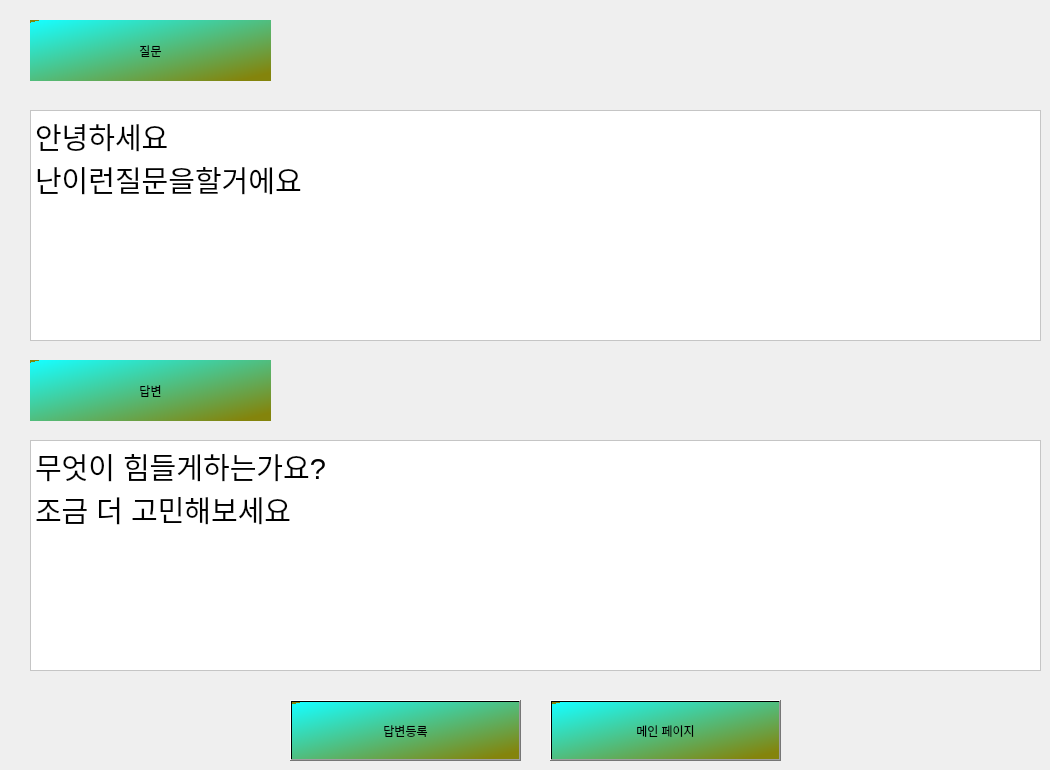
    <widget class="QWidget" name="tab_7">
     <attribute name="title">
      <string>답변</string>
     </attribute>
     <widget class="QLabel" name="label_18">
      <property name="geometry">
       <rect>
        <x>30</x>
        <y>20</y>
        <width>241</width>
        <height>61</height>
       </rect>
      </property>
      <property name="styleSheet">
       <string notr="true">background-color: qlineargradient(spread:repeat, x1:0.023, y1:0.0227273, x2:0.994318, y2:1, stop:0 rgba(23, 253, 253, 255), stop:0.931818 rgba(132, 132, 12, 255));
font: 25pt &quot;Cambria&quot;;</string>
      </property>
      <property name="text">
       <string>질문</string>
      </property>
      <property name="alignment">
       <set>Qt::AlignCenter</set>
      </property>
     </widget>
     <widget class="QTextEdit" name="textEdit">
      <property name="geometry">
       <rect>
        <x>30</x>
        <y>110</y>
        <width>1011</width>
        <height>231</height>
       </rect>
      </property>
      <property name="styleSheet">
       <string notr="true">background-color: rgb(255, 255, 255);
font: 25pt &quot;Cambria&quot;;</string>
      </property>
      <property name="html">
       <string>&lt;!DOCTYPE HTML PUBLIC &quot;-//W3C//DTD HTML 4.0//EN&quot; &quot;http://www.w3.org/TR/REC-html40/strict.dtd&quot;&gt;
&lt;html&gt;&lt;head&gt;&lt;meta name=&quot;qrichtext&quot; content=&quot;1&quot; /&gt;&lt;style type=&quot;text/css&quot;&gt;
p, li { white-space: pre-wrap; }
&lt;/style&gt;&lt;/head&gt;&lt;body style=&quot; font-family:'Cambria'; font-size:25pt; font-weight:400; font-style:normal;&quot;&gt;
&lt;p style=&quot; margin-top:0px; margin-bottom:0px; margin-left:0px; margin-right:0px; -qt-block-indent:0; text-indent:0px;&quot;&gt;&lt;span style=&quot; font-family:'Gulim'; font-size:22pt;&quot;&gt;안녕하세요&lt;/span&gt;&lt;/p&gt;
&lt;p style=&quot; margin-top:0px; margin-bottom:0px; margin-left:0px; margin-right:0px; -qt-block-indent:0; text-indent:0px;&quot;&gt;&lt;span style=&quot; font-family:'Gulim'; font-size:22pt;&quot;&gt;난이런질문을할거에요&lt;/span&gt;&lt;/p&gt;&lt;/body&gt;&lt;/html&gt;</string>
      </property>
     </widget>
     <widget class="QLabel" name="label_19">
      <property name="geometry">
       <rect>
        <x>30</x>
        <y>360</y>
        <width>241</width>
        <height>61</height>
       </rect>
      </property>
      <property name="styleSheet">
       <string notr="true">background-color: qlineargradient(spread:repeat, x1:0.023, y1:0.0227273, x2:0.994318, y2:1, stop:0 rgba(23, 253, 253, 255), stop:0.931818 rgba(132, 132, 12, 255));
font: 25pt &quot;Cambria&quot;;</string>
      </property>
      <property name="text">
       <string>답변</string>
      </property>
      <property name="alignment">
       <set>Qt::AlignCenter</set>
      </property>
     </widget>
     <widget class="QTextEdit" name="textEdit_2">
      <property name="geometry">
       <rect>
        <x>30</x>
        <y>440</y>
        <width>1011</width>
        <height>231</height>
       </rect>
      </property>
      <property name="styleSheet">
       <string notr="true">background-color: rgb(255, 255, 255);
font: 25pt &quot;Cambria&quot;;</string>
      </property>
      <property name="html">
       <string>&lt;!DOCTYPE HTML PUBLIC &quot;-//W3C//DTD HTML 4.0//EN&quot; &quot;http://www.w3.org/TR/REC-html40/strict.dtd&quot;&gt;
&lt;html&gt;&lt;head&gt;&lt;meta name=&quot;qrichtext&quot; content=&quot;1&quot; /&gt;&lt;style type=&quot;text/css&quot;&gt;
p, li { white-space: pre-wrap; }
&lt;/style&gt;&lt;/head&gt;&lt;body style=&quot; font-family:'Cambria'; font-size:25pt; font-weight:400; font-style:normal;&quot;&gt;
&lt;p style=&quot; margin-top:0px; margin-bottom:0px; margin-left:0px; margin-right:0px; -qt-block-indent:0; text-indent:0px;&quot;&gt;&lt;span style=&quot; font-family:'Gulim'; font-size:22pt;&quot;&gt;무엇이 힘들게하는가요? &lt;/span&gt;&lt;/p&gt;
&lt;p style=&quot; margin-top:0px; margin-bottom:0px; margin-left:0px; margin-right:0px; -qt-block-indent:0; text-indent:0px;&quot;&gt;&lt;span style=&quot; font-family:'Gulim'; font-size:22pt;&quot;&gt;조금 더 고민해보세요&lt;/span&gt;&lt;/p&gt;&lt;/body&gt;&lt;/html&gt;</string>
      </property>
     </widget>
     <widget class="QPushButton" name="login_btn_21">
      <property name="geometry">
       <rect>
        <x>290</x>
        <y>700</y>
        <width>231</width>
        <height>61</height>
       </rect>
      </property>
      <property name="styleSheet">
       <string notr="true">QPushButton{
font: 25pt &quot;Cambria&quot;;
background-color: qlineargradient(spread:repeat, x1:0.023, y1:0.0227273, x2:0.994318, y2:1, stop:0 rgba(23, 253, 253, 255), stop:0.931818 rgba(132, 132, 12, 255));
}</string>
      </property>
      <property name="text">
       <string>답변등록</string>
      </property>
     </widget>
     <widget class="QPushButton" name="login_btn_23">
      <property name="geometry">
       <rect>
        <x>550</x>
        <y>700</y>
        <width>231</width>
        <height>61</height>
       </rect>
      </property>
      <property name="styleSheet">
       <string notr="true">QPushButton{
font: 25pt &quot;Cambria&quot;;
background-color: qlineargradient(spread:repeat, x1:0.023, y1:0.0227273, x2:0.994318, y2:1, stop:0 rgba(23, 253, 253, 255), stop:0.931818 rgba(132, 132, 12, 255));
}</string>
      </property>
      <property name="text">
       <string>메인 페이지</string>
      </property>
     </widget>
    </widget>
